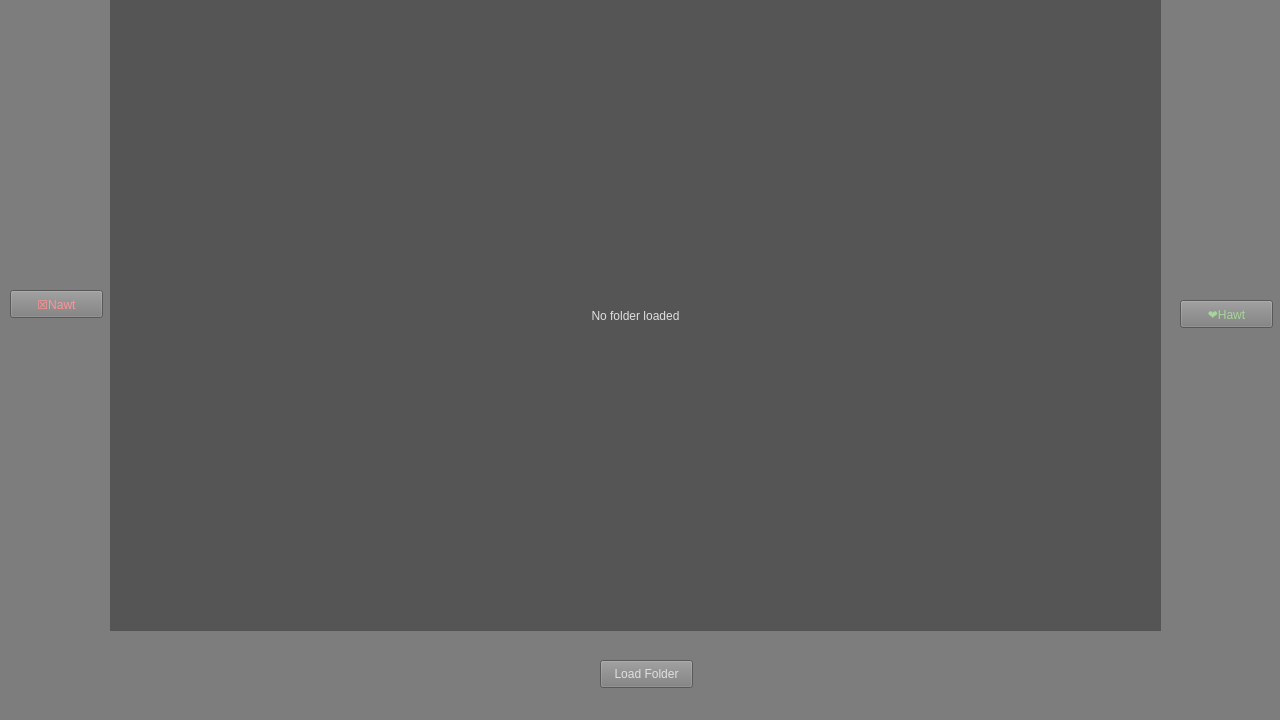
<?xml version="1.0" encoding="UTF-8"?>
<ui version="4.0">
 <class>MainWindow</class>
 <widget class="QMainWindow" name="MainWindow">
  <property name="geometry">
   <rect>
    <x>0</x>
    <y>0</y>
    <width>1280</width>
    <height>720</height>
   </rect>
  </property>
  <property name="minimumSize">
   <size>
    <width>1280</width>
    <height>720</height>
   </size>
  </property>
  <property name="maximumSize">
   <size>
    <width>1280</width>
    <height>720</height>
   </size>
  </property>
  <property name="windowTitle">
   <string notr="true">Hawt Or Nawt</string>
  </property>
  <property name="windowOpacity">
   <double>1.000000000000000</double>
  </property>
  <property name="autoFillBackground">
   <bool>false</bool>
  </property>
  <property name="styleSheet">
   <string notr="true">background: rgb(125, 125, 125);
font: 10pt &quot;DIN&quot;;
color: rgb(223, 223, 223)</string>
  </property>
  <widget class="QWidget" name="centralwidget">
   <widget class="QPushButton" name="loadButton">
    <property name="geometry">
     <rect>
      <x>600</x>
      <y>660</y>
      <width>93</width>
      <height>28</height>
     </rect>
    </property>
    <property name="text">
     <string>Load Folder</string>
    </property>
   </widget>
   <widget class="QPushButton" name="nawtButton">
    <property name="geometry">
     <rect>
      <x>10</x>
      <y>290</y>
      <width>93</width>
      <height>28</height>
     </rect>
    </property>
    <property name="styleSheet">
     <string notr="true">color: rgb(255, 147, 149);</string>
    </property>
    <property name="text">
     <string>☒Nawt</string>
    </property>
    <property name="shortcut">
     <string>Left</string>
    </property>
   </widget>
   <widget class="QPushButton" name="hawtButton">
    <property name="geometry">
     <rect>
      <x>1180</x>
      <y>300</y>
      <width>93</width>
      <height>28</height>
     </rect>
    </property>
    <property name="styleSheet">
     <string notr="true">color: rgb(165, 213, 151)</string>
    </property>
    <property name="text">
     <string>❤Hawt</string>
    </property>
    <property name="shortcut">
     <string>Right</string>
    </property>
   </widget>
   <widget class="QLabel" name="label">
    <property name="geometry">
     <rect>
      <x>110</x>
      <y>0</y>
      <width>1051</width>
      <height>631</height>
     </rect>
    </property>
    <property name="styleSheet">
     <string notr="true">background-color: rgb(85, 85, 85);</string>
    </property>
    <property name="text">
     <string>No folder loaded</string>
    </property>
    <property name="alignment">
     <set>Qt::AlignCenter</set>
    </property>
   </widget>
  </widget>
  <widget class="QStatusBar" name="statusbar"/>
 </widget>
 <resources/>
 <connections/>
</ui>
